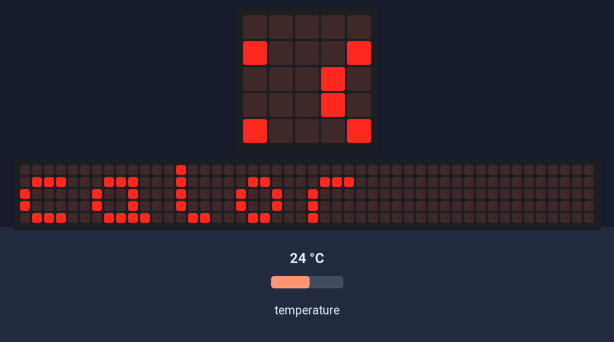
This program was run on a simulated BBC micro:bit (MakeCode). Shown: the board's 5×5 LED display, a strip that is not on the board, showing the scrolling text unrolled. Inputs (shaded band) come from the test bench; at power-on: temperature 24 °C. The 48×5 strip is a reading aid, not a part: it shows the text the display is scrolling, unrolled, one strip-width of it at a time.

Above: at 1.27 s.
1.3 s: temperature set to 12 °C
At 5.47 s:
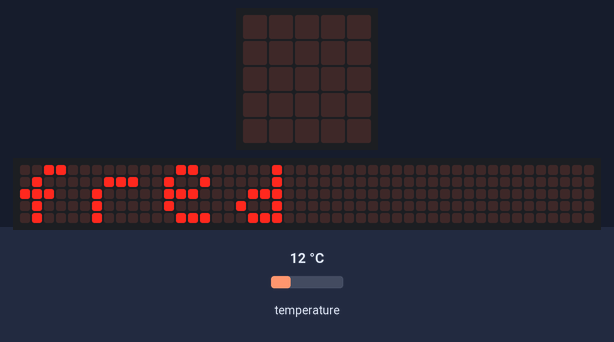
7.7 s: temperature set to 28 °C
At 9.97 s:
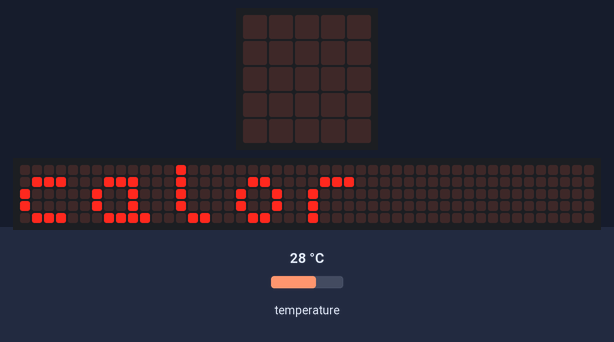
14.1 s: temperature set to 19 °C
At 15.52 s:
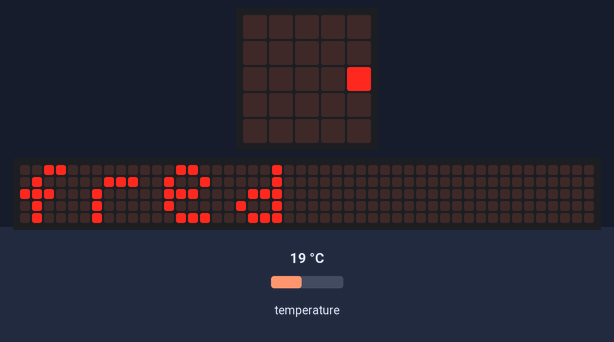
20.5 s: temperature set to 33 °C
At 24.52 s:
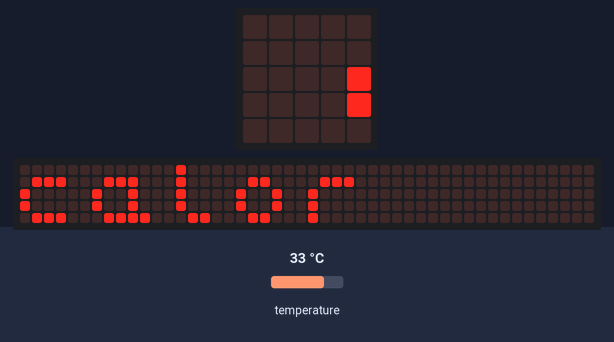

Measured:
- after the input at 1.3 s, the display: first differs from a run without the input after 4.1 s (image 1)
- after the input at 7.7 s, the display: first differs from a run without the input after 2.2 s (image 2)
- after the input at 14.1 s, the display: first differs from a run without the input after 1.2 s (image 3 shows a later state)
- after the input at 20.5 s, the display: first differs from a run without the input after 3.8 s (image 4 shows a later state)

The program:

main.ts
```typescript
let temperatura: number;
let luz: number;
let musica_alegre: string;
let musica_triste: string;
// Repte 4
while (true) {
    temperatura = input.temperature()
    if (temperatura > 22) {
        basic.showString("calor")
    } else {
        basic.showString("fred")
    }

}
// Repte 5
while (true) {
    luz = input.lightLevel()
    if (luz > 200) {
        musica_alegre = "G D F B E A"
        music.play(music.stringPlayable(musica_alegre, 120), music.PlaybackMode.UntilDone)
    } else {
        musica_triste = "A B D E F G"
        music.play(music.stringPlayable(musica_triste, 120), music.PlaybackMode.UntilDone)
    }

}
```

test.ts
```typescript
// aquí va el archivo "tests"; esto no se compilará cuando este paquete se utilice como una extensión.
```
